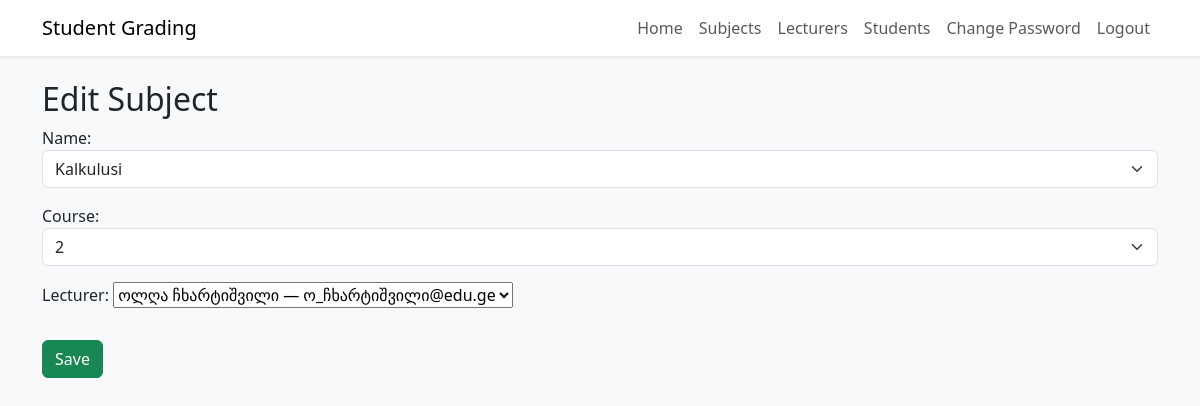
The app's page /grading/subjects/3/edit/ (signed in) with its own data.
### student_grading/models.py (models this page shows, shortened)
class Subject(models.Model):
    name = models.CharField(max_length=100)
    course = models.ForeignKey(Course, on_delete=models.CASCADE)
    lecturer = models.ForeignKey(Lecturer, on_delete=models.CASCADE)

class Course(models.Model):
    name = models.IntegerField()
    def __str__(self):
        return str(self.name)

class Lecturer(models.Model):
    name = models.CharField(max_length=100)
    email = models.EmailField()
    def __str__(self):
        return f"{self.name} — {self.email}"

### student_grading/views.py (the view)
# urls.py: path("subjects/<int:pk>/edit/", views.subject_update, name="subject_update"),
@login_required
def subject_update(request, pk):
    subject = get_object_or_404(Subject, pk = pk)
    if request.method == 'POST':
        form = SubjectForm(request.POST, instance = subject)
        if form.is_valid():
            form.save()
            messages.success(request, "Subject Updated!")
            return redirect("subject_list")
    else:
        form = SubjectForm(instance = subject)
    return render(request, 'subject_form.html', {'form':form})

### student_grading/forms.py
class SubjectForm(forms.ModelForm):
    class Meta:
        model = Subject
        fields = ['name', 'course', 'lecturer']
        widgets = {
            'name': forms.TextInput(attrs={'class':'form-select'}),
            'course' : forms.Select(attrs={'class':'form-select'}),
            'lelcturer' : forms.Select(attrs={'class':'form-select'}),
        }

### student_grading/templates/subject_form.html (shortened to what this page needs)
{% extends "base.html" %}
{% block content %}
<h2>{{ form.instance.pk|yesno:"Edit Subject,Add Subject" }}</h2>
<form method="POST">
    {{ form.as_p }}
    <button class="btn btn-success mt-3">Save</button>
</form>
{% endblock %}

### records on screen
Subject: instance.pk "Edit Subject", name "Kalkulusi", course "2", lecturer "ოლღა ჩხარტიშვილი — ო_ჩხარტიშვილი@edu.ge"
